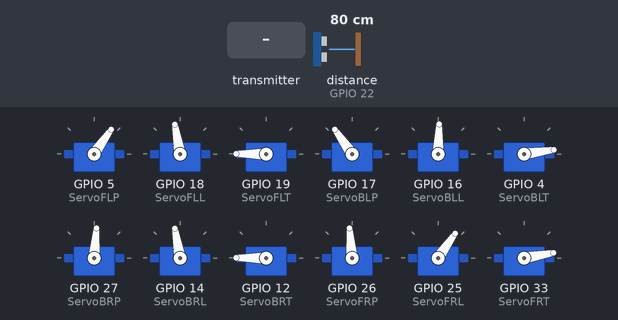
A sketch run on a simulated ESP32. Shown: 12 × servo. The inputs (shaded band) are chosen by the test bench; at power-on: distance to the obstacle (sensor on GPIO 22) 80 cm. The echo pulse lasts 58.3 µs per cm.

Above: at 17.4 s.
17.5 s: distance to the obstacle (sensor on GPIO 22) set to 18 cm
At 22.25 s:
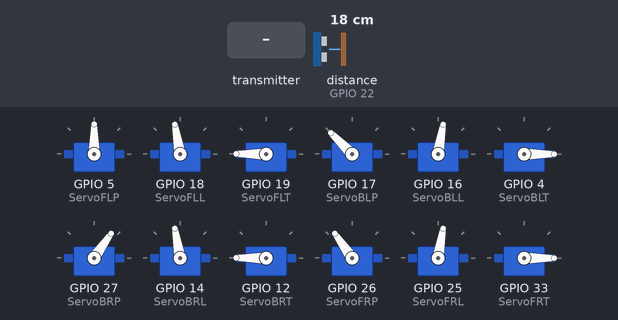
28.0 s: distance to the obstacle (sensor on GPIO 22) set to 4 cm
At 35.12 s:
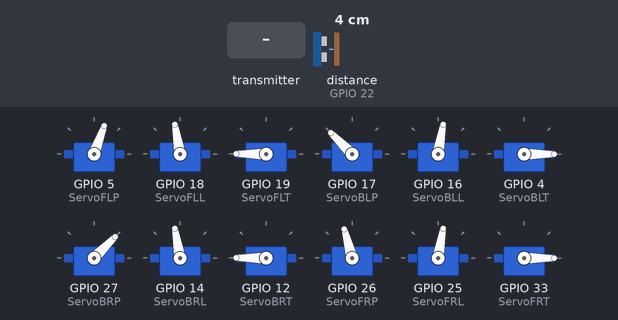
39.9 s: the transmitter starts sending d = 1
At 57.4 s:
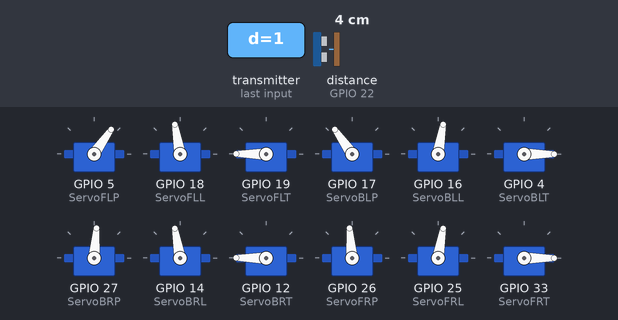
Timing chart, 0 to 64.8 s (numbered marks = the images above; inputs shaded):
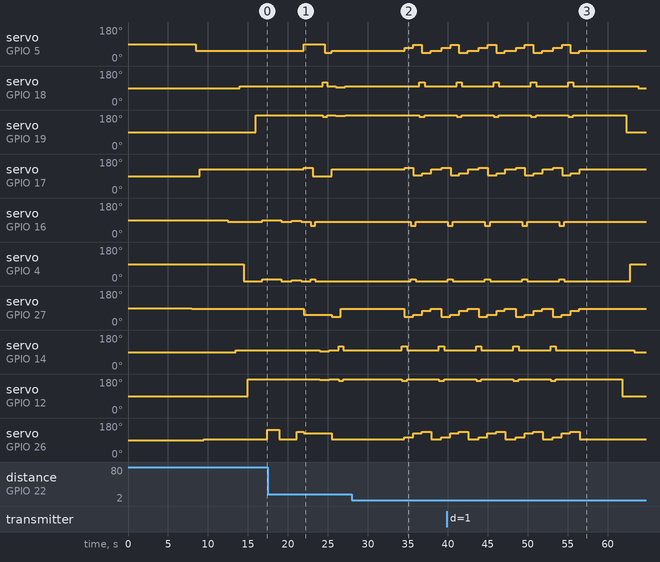

The sketch:

Legs_movement.ino
```cpp
// Include Libraries
#include <esp_now.h>
#include <WiFi.h>
#include <ESP32Servo.h>

#define trigPin 23
#define echoPin 22
#define SERVO_PIN 2

Servo ServoBLP;  // Back Left Pivot Servo (backwards) (135)
Servo ServoBLL;  // Back Left Lift Servo (down) (70)
Servo ServoBLT;  // Back Left Tibia Servo (up) (0)

Servo ServoBRP;  // Back Right Pivot Servo (forwards) (45)
Servo ServoBRL;  // Back Right Lift Servo (up) (110)
Servo ServoBRT;  // Back Right Tibia Servo (down) (180)

Servo ServoFRP;  // Front Right Pivot Servo (forwards) (135)
Servo ServoFRL;  // Front Right Lift Servo (down) (70)
Servo ServoFRT;  // Front Right Tibia Servo (up) (0)

Servo ServoFLP;  // Front Left Pivot Servo (backwards) (45)
Servo ServoFLL;  // Front Left Lift Servo (up) (110)
Servo ServoFLT;  // Front Left Tibia Servo (down) (180)

Servo ultrassomservo;
float distanceD, distanceE, distanceB;

//12, 14, 27 FL
//26, 25, 33 BL
//4, 16, 17 FR
//5, 18, 19 BR

void setup() {

  // Set up Serial Monitor
  Serial.begin(115200);

  // Set ESP32 as a Wi-Fi Station
  WiFi.mode(WIFI_STA);

  // Initilize ESP-NOW
  if (esp_now_init() != ESP_OK) {
    return;
  }
  // Register callback function
  esp_now_register_recv_cb(OnDataRecv);

  // Attach servos to Arduino Pins
  ServoFLP.attach(5);
  ServoFLL.attach(18);
  ServoFLT.attach(19);

  ServoBLP.attach(17);
  ServoBLL.attach(16);
  ServoBLT.attach(4);

  ServoBRP.attach(27);
  ServoBRL.attach(14);
  ServoBRT.attach(12);

  ServoFRP.attach(26);
  ServoFRL.attach(25);
  ServoFRT.attach(33);

  // --------------------------- sensor -------------------------------//
  pinMode(echoPin, INPUT);
  pinMode(trigPin, OUTPUT);

  ultrassomservo.attach(SERVO_PIN);
  ultrassomservo.write(90);  // Inicializa o servo parado
}

typedef struct struct_message {
  bool d;
  int move;
  bool start;
} struct_message;

// Create a structured object
struct_message myData;


// Callback function executed when data is received
void OnDataRecv(const uint8_t *mac, const uint8_t *incomingData, int len) {
  memcpy(&myData, incomingData, sizeof(myData));
}


// Função para medir a distância usando o sensor ultrassônico
long measureDistance() {
  long duration, distance;

  digitalWrite(trigPin, LOW);
  delayMicroseconds(2);
  digitalWrite(trigPin, HIGH);
  delayMicroseconds(10);
  digitalWrite(trigPin, LOW);

  duration = pulseIn(echoPin, HIGH);
  distance = duration / 58;  // Conversão para cm
  return distance;
}

// Função para controlar o servo contínuo com base na distância
void looking_Path(int distance) {
  if (distance <= 10) {

    // Gira levemente para a direita
    ultrassomservo.write(0);  // Valor menor que 90 para girar à direita
    delay(2000);
    distanceD = measureDistance();
    // Gira levemente para a esquerda
    ultrassomservo.write(180);  // Valor maior que 90 para girar à esquerda
    delay(2000);
    distanceE = measureDistance();
    ultrassomservo.write(90);
    delay(2000);
    Path_choice(distanceD, distanceE);
  } else {
    ultrassomservo.write(90);  // Servo parado
    move_forward();
  }
}

void manualhello(int distance) {
  if (distance <= 10) {
    say_hello();
  }
}

void Path_choice(int distanceD, int distanceE) {
  if (distanceD - 3 > distanceE) {
    move_right(2);
  }
  if (distanceE - 3 > distanceD) {
    move_left(2);
  }
  if (distanceD + 3 > distanceE && distanceD - 3 < distanceE || distanceE + 3 > distanceD && distanceE - 3 < distanceD) {
    move_right(4);
  }
}

void receivejoystick() {
  if (myData.move == 1) {
    move_left(2);
  }
  if (myData.move == 2) {
    move_forward();
  }
  if (myData.move == 3) {
    move_right(2);
  }
  if (myData.move == 4) {
  }
}

//-----------------------------------------------------------------------------//

void stand_up() {
  //
  ServoBRP.write(85);
  delay(500);
  ServoFLP.write(55);
  delay(500);
  ServoBLP.write(125);
  delay(500);
  ServoFRP.write(95);
  delay(500);

  //
  ServoBLL.write(80);
  delay(500);
  ServoFRL.write(80);
  delay(500);
  ServoBRL.write(100);
  delay(500);
  ServoFLL.write(100);
  delay(500);

  //
  ServoBLT.write(0);
  delay(500);
  ServoBRT.write(180);
  delay(500);
  ServoFRT.write(0);
  delay(500);
  ServoFLT.write(180);
  delay(500);
}

//-----------------------------------------------------------------------------//

void move_forward() {
  delay(250);
  //first step

  //low BL
  ServoBLL.write(85);
  ServoBLT.write(5);
  delay(350);
  //rotate FR
  ServoFRL.write(60);
  ServoFRT.write(10);
  delay(250);
  ServoFRP.write(135);
  delay(300);
  ServoFRL.write(80);
  ServoFRT.write(0);
  delay(250);
  //rise BL
  ServoBLL.write(80);
  ServoBLT.write(0);
  delay(350);

  //crawl step
  ServoBRP.write(55);
  ServoFLP.write(90);
  ServoBLP.write(135);
  ServoFRP.write(125);
  delay(500);

  //second step
  //low FR
  ServoFRL.write(85);
  ServoFRT.write(5);
  delay(350);
  //rotate BL
  ServoBLL.write(60);
  ServoBLT.write(10);
  delay(250);
  ServoBLP.write(90);
  delay(300);
  ServoBLL.write(80);
  ServoBLT.write(0);
  delay(250);
  //rise FR
  ServoFRT.write(0);
  ServoFRL.write(80);
  delay(350);

  //Third step
  //low BR
  ServoBRL.write(95);
  ServoBRT.write(175);
  delay(350);
  //rotate FL
  ServoFLL.write(120);
  ServoFLT.write(170);
  delay(250);
  ServoFLP.write(45);
  delay(300);
  ServoFLL.write(100);
  ServoFLT.write(180);
  delay(250);
  //rise BR
  ServoBRL.write(100);
  ServoBRT.write(180);
  delay(350);
  //crawl step
  ServoBRP.write(45);
  ServoFLP.write(55);
  ServoBLP.write(125);
  ServoFRP.write(95);
  delay(500);

  //quarter step
  //low FL
  ServoFLL.write(95);
  ServoFLT.write(175);
  delay(350);
  //rotate BR
  ServoBRL.write(120);
  ServoBRT.write(170);
  delay(250);
  ServoBRP.write(85);
  delay(300);
  ServoBRL.write(100);
  ServoBRT.write(180);
  delay(250);
  //rise FL
  ServoFLL.write(100);
  ServoFLT.write(180);
  delay(350);
}

//-----------------------------------------------------------------------------//

void move_left(int n) {

  for (int x = 0; x <= n; x++) {
    delay(250);
    //first step

    //Lift FR
    ServoFRL.write(60);
    ServoFRT.write(10);
    delay(300);
    //rotate ALL
    ServoFLP.write(45);
    ServoFRP.write(135);
      delay(50);
    ServoBLP.write(105);
    ServoBRP.write(75);
    delay(300);
    //down FR
    ServoFRL.write(80);
    ServoFRT.write(0);
    delay(450);

    //second step
    //Lift FL
    ServoFLL.write(120);
    ServoFLT.write(170);
    delay(300);
    //rotate ALL
    ServoBRP.write(55);
    ServoFRP.write(125);
      delay(50);
    ServoBLP.write(95);
    ServoFLP.write(85);
    delay(300);
    //down FL
    ServoFLL.write(100);
    ServoFLT.write(180);
    delay(450);

    //Third step
    //Lift BL
    ServoBLL.write(60);
    ServoBLT.write(10);
    delay(300);
    //rotate ALL
    ServoBRP.write(45);
    ServoFRP.write(105);
      delay(50);
    ServoBLP.write(135);
    ServoFLP.write(70);
    delay(300);
    //down BL
    ServoBLL.write(80);
    ServoBLT.write(0);
    delay(450);

    //quarter step
    //Lift BR
    ServoBRL.write(120);
    ServoBRT.write(170);
    delay(300);
    //rotate ALL
    ServoBRP.write(85);
    ServoFLP.write(55);
      delay(50);
    ServoBLP.write(125);
    ServoFRP.write(95);
    delay(300);
    //down BR
    ServoBRL.write(100);
    ServoBRT.write(180);
    delay(450);
  }
}

//----------------------------------------------------------------------------------//

void move_right(int n) {

  for (int x = 0; x <= n; x++) {
    delay(250);
    //first step

    //Lift BR
    ServoBRL.write(120);
    ServoBRT.write(170);
    delay(300);
    //rotate ALL
    ServoBRP.write(45);
    ServoFRP.write(105);
      delay(50);
    ServoBLP.write(135);
    ServoFLP.write(70);
    delay(300);
    //down BR
    ServoBRL.write(100);
    ServoBRT.write(180);
    delay(450);

    //second step
    //Lift BL
    ServoBLL.write(60);
    ServoBLT.write(10);
    delay(300);
    //rotate ALL
    ServoBRP.write(55);
    ServoFRP.write(125);
      delay(50);
    ServoBLP.write(95);
    ServoFLP.write(85);
    delay(300);
    //down BL
    ServoBLL.write(80);
    ServoBLT.write(0);
    delay(450);

    //Third step
    //Lift FL
    ServoFLL.write(120);
    ServoFLT.write(170);
    delay(300);
    //rotate ALL
    ServoFLP.write(45);
    ServoFRP.write(135);
      delay(50);
    ServoBLP.write(105);
    ServoBRP.write(75);
    delay(300);
    //down FL
    ServoFLL.write(100);
    ServoFLT.write(180);
    delay(450);

    //quarter step
    //Lift FR
    ServoFRL.write(60);
    ServoFRT.write(10);
    delay(300);
    //rotate ALL
    ServoFLP.write(55);
    ServoBRP.write(85);
      delay(50);
    ServoFRP.write(95);
    ServoBLP.write(125);
    delay(300);
    //down FR
    ServoFRL.write(80);
    ServoFRT.write(0);
    delay(450);
  }
}

void say_hello() {
  stand_up();
  delay(300);

  //low BL
  ServoBLL.write(88);
  ServoBLT.write(8);
  delay(350);
  //rotate FR
  ServoFRL.write(55);
  ServoFRT.write(10);
  delay(250);

  ServoFRP.write(145);
  delay(300);
  for (int i = 0; i < 4; i++) {
    ServoFRT.write(55);
    delay(150);
    ServoFRT.write(0);
    delay(150);
  }
  ServoFRP.write(95);
  delay(300);
  ServoFRL.write(80);
  ServoFRT.write(0);
  //rise BL
  ServoBLL.write(80);
  ServoBLT.write(0);
  delay(350);
}

void center_servos_down() {

  ServoFRT.write(90);
  delay(500);
  ServoBRT.write(90);
  delay(500);
  ServoFLT.write(90);
  delay(500);
  ServoBLT.write(90);
  delay(500);

  ServoBRL.write(90);
  delay(500);
  ServoFLL.write(90);
  delay(500);
  ServoFRL.write(90);
  delay(500);
  ServoBLL.write(90);
  delay(500);

  ServoBRP.write(85);
  delay(500);
  ServoFLP.write(55);
  delay(500);
  ServoBLP.write(125);
  delay(500);
  ServoFRP.write(95);
  delay(500);
}

bool up = false;
bool finish = false;

/*
void UP_DOWN(){
  if(myData.start==false){
    center_servos_down();
    up=false;
    delay(200);
  }
  if(myData.start==true){
    stand_up();
    up=true;
    delay(200);
  }
}
 */

void loop() {
  delay(4000);
  center_servos_down();
  delay(500);
  up = true;
  say_hello();
  delay(300);

  //controlo manual
  if (myData.d == true) {
    if (up == false) {
      delay(100);
      stand_up();
    }
    if (up == true) {
      while (myData.d == true) {
        receivejoystick();
        delay(400);
        int distance = measureDistance();
        manualhello(distance);
        delay(500);
      }
    }
  }
  //contorlo automatico
  if (myData.d == false) {
    if (up == false) {
      delay(100);
      stand_up();
    }
    if (up == true) {
      while (myData.d == false) {
        delay(400);
        int distance = measureDistance();
        looking_Path(distance);
        delay(100);
      }
    }
  }
}
```

Measured:
- after the input at 39.9 s, servo on GPIO 5 (ServoFLP): goes on until 56.5 s, then stays 55°; servo on GPIO 17 (ServoBLP): goes on until 56.5 s, then stays 125°; servo on GPIO 27 (ServoBRP): goes on until 56.5 s, then stays 85°; servo on GPIO 26 (ServoFRP): goes on until 56.5 s, then stays 95°
- by itself, servo on GPIO 16 (ServoBLL): alternates 80° for 4.0 s and 60° for 0.65 s, 8 changes in all, then stays 80°
